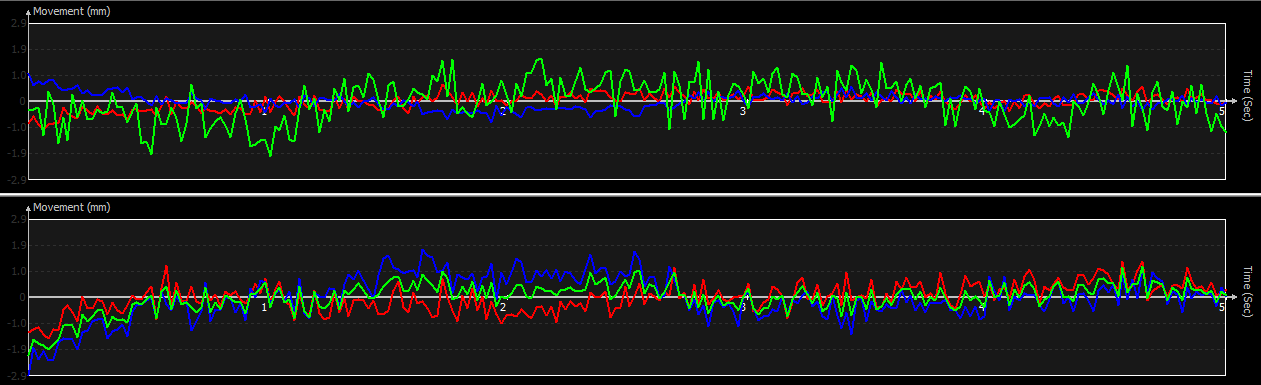
#> input picture signal_from_image/signals.png, 1261 x 385 px
$ python signalv2.py
#> lines starting #> are read from the running program, lines starting #| are printed output that depends on the picture; after the words box and inside, x2 and y2 are one past the last pixel; in counts of white or black regions, pixels touching at a corner belong together
import numpy as np
import cv2
from matplotlib import pyplot as plt
import seaborn as sns # Librería usada para generar el estilo de la imagen
sns.set_style('darkgrid')
plt.style.use("ggplot")

# Se importa la imagen de las señales requeridas en formato bgr

imageOut = cv2.imread('signals.png')
#> imageOut is the input picture: shape (385, 1261, 3); mean B, G, R 27.6, 30.8, 27.6

# Se recorta la imagen a la mitad superior para garantizar que se toman las primeras señales
img = imageOut[0:192,0:1260] # Primeras señales
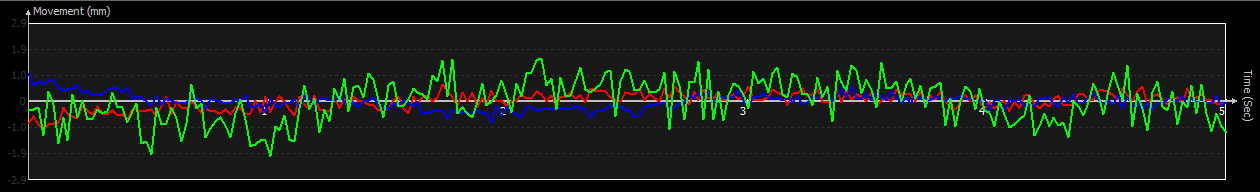
#> img: shape (192, 1260, 3); mean B, G, R 25.1, 31, 24.9
# Se recorta la imagen a la mitad inferior para garantizar que se toman las segundas señales
img2 = imageOut[192:384,0:1260] # Segundas señales
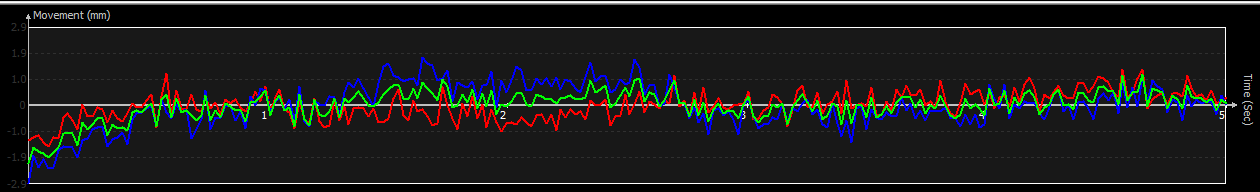
#> img2: shape (192, 1260, 3); mean B, G, R 30.4, 30.8, 30.5

# Se define una función para facilitar la separación de señales
# La función tiene las siguientes características:
# se realiza una conversión en HSV para facilitar el analisis de los valores del color
# La función recoge la imagen seleccionada más un caracter 'b','g' o 'r'. Dependiendo del caracter
# se realiza una máscara siendo que en 'b', por ejemplo, se muestra únicamente la señal azul en un fondo negro
# Seguidamente realiza un barrido de la imagen en Binario, cuando encuentra un valor escribe el valor de la coordenada Y en la que se encuentra el valor
# Solo se recoge el valor de la coordenada. A patir de estos valores se reconstruye la imagen y al final se realiza el escalado necesario para que los valores
# correspondan.

def sign2data(img,color):
#> called with color = 'b'
    hsv = cv2.cvtColor(img, cv2.COLOR_BGR2HSV)
#> hsv: shape (192, 1260, 3); mean H, S, V 3.9, 16.1, 37.3
    (row, col, ch) = img.shape
#> row = 192; col = 1260; ch = 3

    # Se definen los rangos del color en HSV
    if color =='b':
        # Blue
        l = np.array([110,255,255])
        u = np.array([130,255,255])
    elif color == 'g':
        # Green
        l = np.array([50,255,255])
        u = np.array([70,255,255])
    elif color == 'r':
        # Red
        l = np.array([0,255,255])
        u = np.array([30,255,255])

    # Threshold HSV - Máscara de color
    mask = cv2.inRange(hsv,l,u)
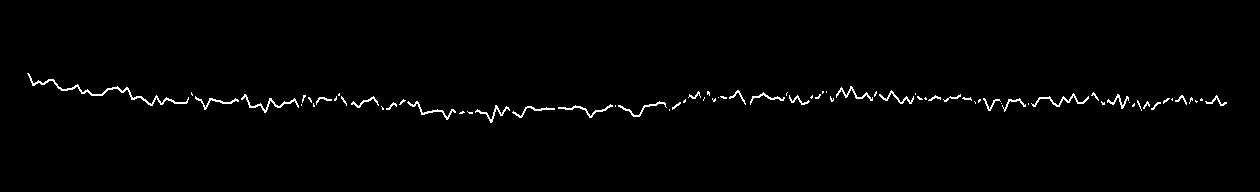
#> mask: shape (192, 1260); 1.2% white in thin lines or dots, all inside (x1, y1, x2, y2) = (27, 73, 1227, 123)

    # cv2.imshow("signal", mask)
    # cv2.waitKey(0)

# Inicialización de variables para contadores y arreglos de X y Y de las señales
    i=0
    i_x=0
    x_val=np.zeros(col)
#> x_val = 1260 values from 0 to 0
    sign_val=np.zeros(col)
#> sign_val = 1260 values from 0 to 0

    for i_x in range(col): # in range(min,max,step)
        for i_y in range(row):
            if mask[i_y,i_x] != 0:

                sign_val[i]= i_y
                x_val[i]=i

        if sign_val[i] != 0:
            i=i+1
#> after the loop, i = 1077
# Se eliminan los valores innecesarios que quedan en 0
    sign_val_v=(sign_val[:i]-107.5)*-1/26.5
    x_val_v=x_val[:i]
#> x_val_v = 1077 values from 0 to 1076

    return sign_val_v, x_val_v

# imagen 1 --------------------------------------------------------------------
sign_b, x_b=sign2data(img,'b')
#> sign_b = 1077 values, max 1.3 at index 0, min -0.547 at index 429, mean 0.215; x_b = 1077 values from 0 to 1076
sign_g, x_g=sign2data(img,'g')
#> in sign2data (call 2), `mask = cv2.inRange(hsv,l,u)`: mask: shape (192, 1260); 3.6% white in thin lines or dots, all inside (x1, y1, x2, y2) = (28, 58, 1227, 157)
#> sign_g = 1199 values, max 1.83 at index 511, min -1.83 at index 241, mean 0.129; x_g = 1199 values from 0 to 1198
sign_r, x_r=sign2data(img,'r')
#> in sign2data (call 3), `mask = cv2.inRange(hsv,l,u)`: mask: shape (192, 1260); 1.2% white in thin lines or dots, all inside (x1, y1, x2, y2) = (28, 84, 1224, 129)
#> sign_r = 1021 values, max 0.811 at index 362, min -0.774 at index 13, mean 0.215; x_r = 1021 values from 0 to 1020
# imagen 2 --------------------------------------------------------------------
sign_b2, x_b2=sign2data(img2,'b')
#> call 4 of sign2data, with color = 'b'
#> in sign2data (call 4), `hsv = cv2.cvtColor(img, cv2.COLOR_BGR2HSV)`: hsv: shape (192, 1260, 3); mean H, S, V 4, 16.7, 41.2
#> in sign2data (call 4), `mask = cv2.inRange(hsv,l,u)`:
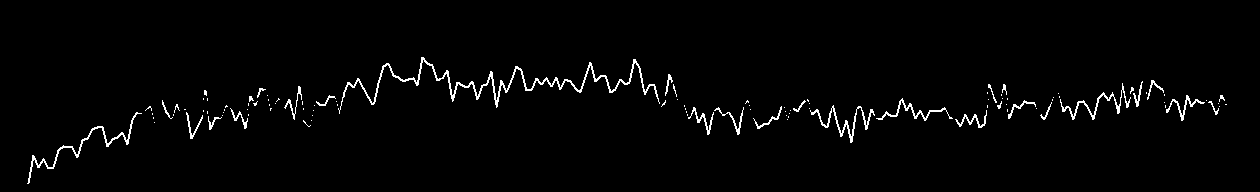
#> mask: shape (192, 1260); 2% white in thin lines or dots, all inside (x1, y1, x2, y2) = (27, 57, 1227, 184)
#> sign_b2 = 1145 values, max 1.83 at index 371, min -2.85 at index 0, mean 0.0319; x_b2 = 1145 values from 0 to 1144
sign_g2, x_g2=sign2data(img2,'g')
#> in sign2data (call 5), `mask = cv2.inRange(hsv,l,u)`:
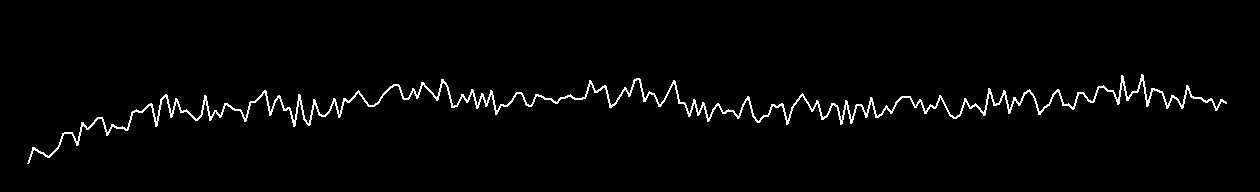
#> mask: shape (192, 1260); 2.2% white in thin lines or dots, all inside (x1, y1, x2, y2) = (27, 74, 1227, 164)
#> sign_g2 = 1200 values, max 1.08 at index 610, min -2.09 at index 0, mean 0.0311; x_g2 = 1200 values from 0 to 1199
sign_r2, x_r2=sign2data(img2,'r')
#> in sign2data (call 6), `mask = cv2.inRange(hsv,l,u)`:
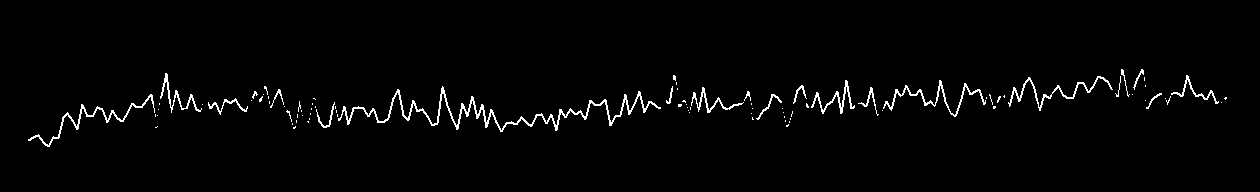
#> mask: shape (192, 1260); 2% white in thin lines or dots, all inside (x1, y1, x2, y2) = (28, 69, 1227, 147)
#> sign_r2 = 1151 values, max 1.34 at index 1072, min -1.45 at index 19, mean 0.0343; x_r2 = 1151 values from 0 to 1150

# Plot señales obtenidas -------------------------------------------------------
fig, axes = plt.subplots(nrows=2, ncols=1)
fig.set_figheight(10)
fig.set_figwidth(50)

axes[0].set_title('Señales obtenidas a partir de Imagen signals.png', fontsize=36)
axes[0].plot(x_b, sign_b,'b',x_g,sign_g,'g',x_r,sign_r,'r')
axes[0].set_xlim(0,1076)
axes[0].set_ylim(-2.9,2.9)
axes[0].set_ylabel('Movement (mm)', fontsize=36)

axes[1].plot(x_b2, sign_b2,'b',x_g2,sign_g2,'g',x_r2,sign_r2,'r')
axes[1].set_ylim(-2.9,2.9)
axes[1].set_xlim(0,1076)
axes[1].set_ylabel('Movement (mm)', fontsize=36)

# Se guarda la figura en una imagen de tipo svg

plt.savefig('fig.svg')
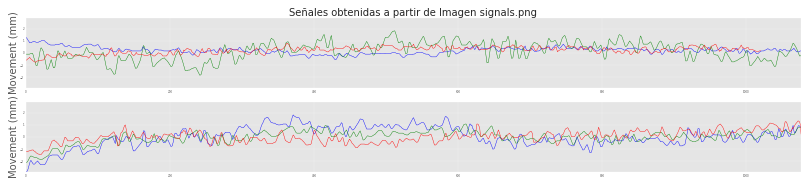
#> figure drawn by matplotlib, 2 panels; panel 1: curve peaks at x = 0, y = 1.3; panel 1: curve peaks at x = 511, y = 1.83; panel 1: curve peaks at x = 362, y = 0.811; panel 2: curve peaks at x = 371, y = 1.83
